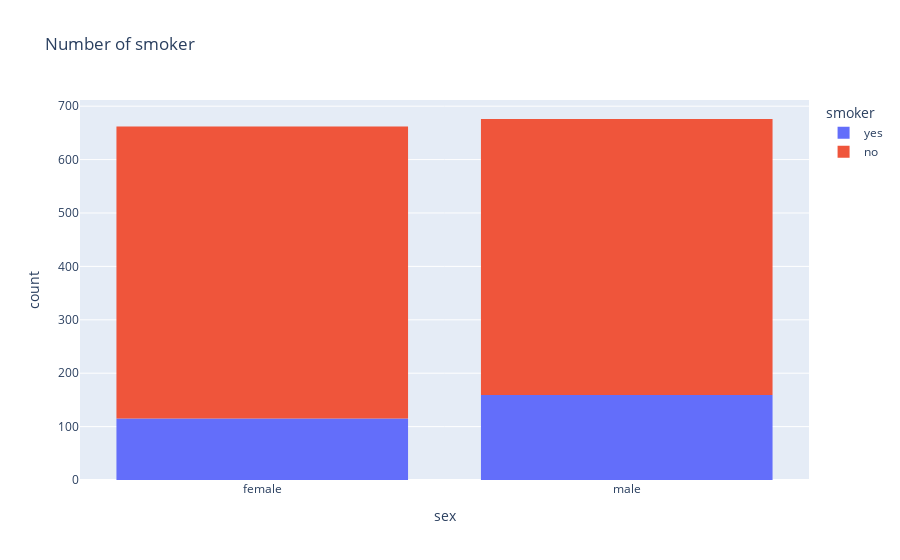

The cell this chart's notebook holds for it:
### Code cell
fig = px.histogram(df, x = "sex",  color = "smoker" , title = "Number of smoker")
fig

### Figure 1 — Plotly figure (JSON) as saved in the notebook; plotly's stock layout.template omitted (floating-point values rounded to 4 significant figures; data arrays with more than 128 entries replaced by an {"elided": "..."} marker saying what was removed)
{"data": [{"alignmentgroup": "True", "bingroup": "x", "hovertemplate": "smoker=yes<br>sex=%{x}<br>count=%{y}<extra></extra>", "legendgroup": "yes", "marker": {"color": "#636efa", "pattern": {"shape": ""}}, "name": "yes", "offsetgroup": "yes", "orientation": "v", "showlegend": true, "type": "histogram", "x": {"elided": "274 str values"}, "xaxis": "x", "yaxis": "y"}, {"alignmentgroup": "True", "bingroup": "x", "hovertemplate": "smoker=no<br>sex=%{x}<br>count=%{y}<extra></extra>", "legendgroup": "no", "marker": {"color": "#EF553B", "pattern": {"shape": ""}}, "name": "no", "offsetgroup": "no", "orientation": "v", "showlegend": true, "type": "histogram", "x": {"elided": "1064 str values"}, "xaxis": "x", "yaxis": "y"}], "layout": {"barmode": "relative", "legend": {"title": {"text": "smoker"}, "tracegroupgap": 0}, "title": {"text": "Number of smoker"}, "xaxis": {"anchor": "y", "domain": [0, 1], "title": {"text": "sex"}}, "yaxis": {"anchor": "x", "domain": [0, 1], "title": {"text": "count"}}}}
